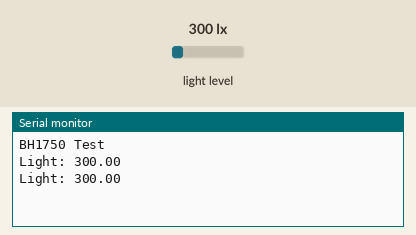
This sketch was run on a simulated ESP32. Parts: the last lines printed to the serial monitor. Inputs (shaded band) come from the test bench; at power-on: light level 300 lx.

Above: at 1.8 s.
1.9 s: light level set to 40 lx
At 2.8 s:
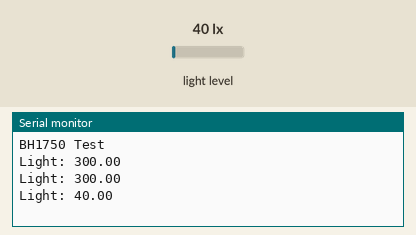
3.4 s: light level set to 500 lx
At 4.8 s:
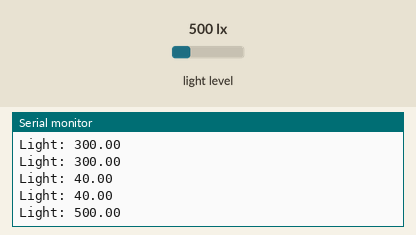
Timing chart, 0 to 6.4 s (numbered marks = the images above; inputs shaded):
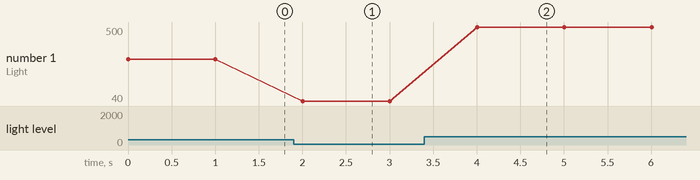

The sketch:

Verk53-ESP32.ino
```cpp
#include <EspMQTTClient.h>
#include <BH1750.h>
#include <Wire.h>
#include <ArduinoJson.h>

BH1750 lightMeter;

EspMQTTClient client(
  "Taekniskolinn",
  "",
  "test.mosquitto.org",
  "",
  "",
  "thorhallurt");

void setup() {

  Serial.begin(115200);
  Wire.begin();
  lightMeter.begin();
  Serial.println(F("BH1750 Test"));

}

void onConnectionEstablished() {

  Serial.println("Conneciton established!");

}

void loop() {

  float lux = lightMeter.readLightLevel();
  Serial.print("Light: ");
  Serial.println(lux);
  delay(1000);

}
```

Measured:
- after the input at 1.9 s, the serial monitor: prints a new line after 0.10 s (image 1)
- after the input at 3.4 s, the serial monitor: prints a new line after 0.60 s (image 2)
- plotted number 1: 300 → 40 after the input at 1.9 s, 40 → 500 after the input at 3.4 s
